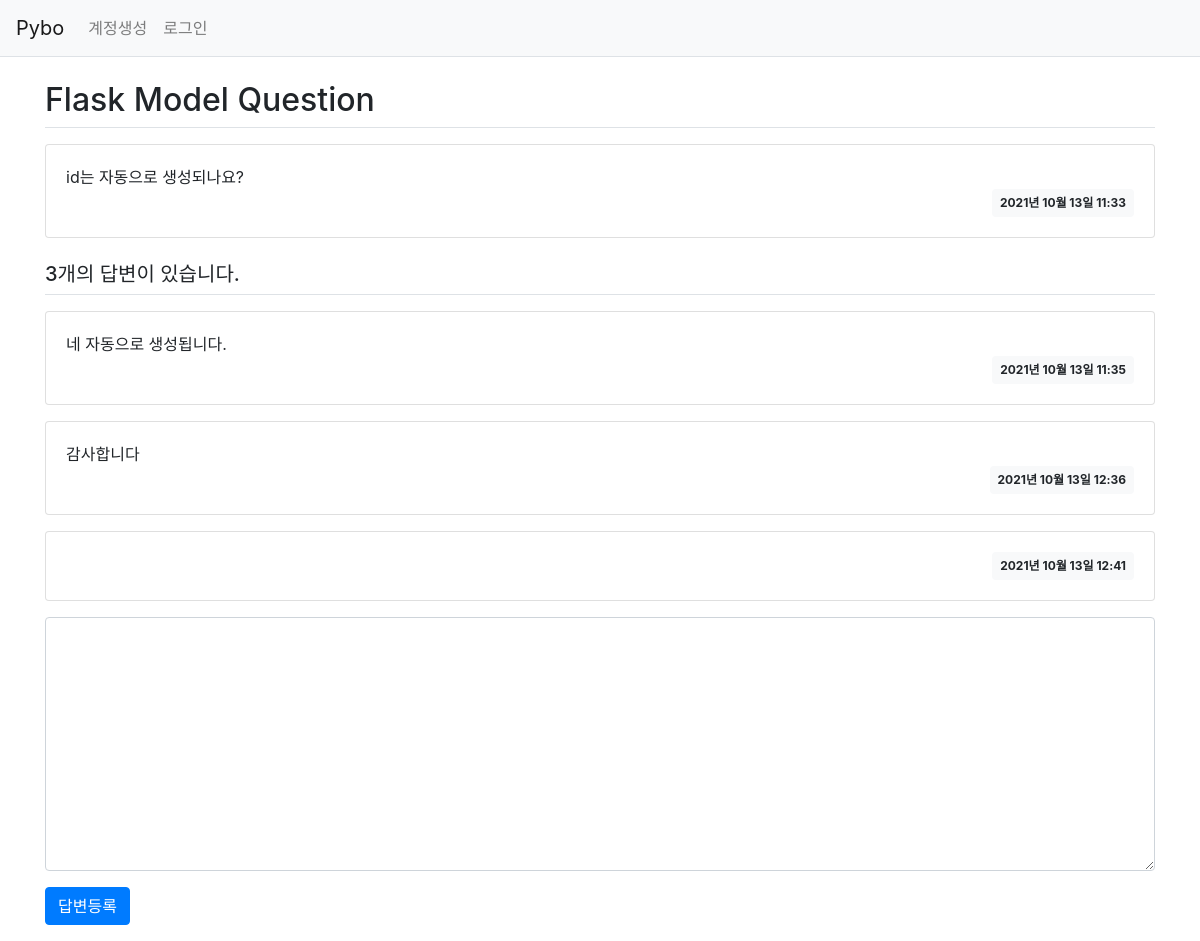
Screenshot of /question/detail/2/ with the database file from the repository.
### pybo/models.py (models this page shows)
class Question(db.Model):
    id = db.Column(db.Integer, primary_key=True)
    subject = db.Column(db.String(200), nullable=False)
    content = db.Column(db.Text(), nullable=False)
    create_date = db.Column(db.DateTime(), nullable=False)

class Answer(db.Model):
    id = db.Column(db.Integer, primary_key=True)
    question_id = db.Column(db.Integer, db.ForeignKey('question.id', ondelete='CASCADE'))
    question = db.relationship('Question', backref=db.backref('answer_set'))
    content = db.Column(db.Text(), nullable=False)
    create_date = db.Column(db.DateTime(), nullable=False)

### pybo/views/question_views.py (the view)
@bp.route('/detail/<int:question_id>/')
def detail(question_id):
    form = AnswerForm()
    question = Question.query.get_or_404(question_id)
    return render_template('question/question_detail.html', question=question, form=form)

### pybo/forms.py
class AnswerForm(FlaskForm):
    content = TextAreaField('내용', validators=[DataRequired('내용은 필수입력 항목입니다.')])

### pybo/filter.py (called while the page is built)
def format_datetime(value, fmt='%Y년 %m월 %d일 %H:%M'):
    return value.strftime(fmt)

### pybo/templates/question/question_detail.html (shortened to what this page needs)
{% extends 'base.html' %}
{% block content %}
<div class="container my-3">
    <h2 class="border-bottom py-2">{{ question.subject }}</h2>
    <div class="card my-3">
        <div class="card-body">
            <div class="card-text" style="white-space: pre-line;">{{ question.content }}</div>
            <div class="d-flex justify-content-end">
                <div class="badge badge-light p-2">
                    {{ question.create_date|datetime }}
                </div>
            </div>
        </div>
    </div>
    <h5 class="border-bottom my-3 py-2">{{ question.answer_set|length }}개의 답변이 있습니다.</h5>
    {% for answer in question.answer_set %}
    <div class="card my-3">
        <div class="card-body">
            <div class="card-text" style="white-space: pre-line;">{{ answer.content }}</div>
            <div class="d-flex justify-content-end">
                <div class="badge badge-light p-2">
                    {{ answer.create_date|datetime }}
                </div>
            </div>
        </div>
    </div>
    {% endfor %}
    <form action="{{ url_for('answer.create', question_id=question.id) }}" method="post" class="my-3">
        <div class="form-group">
            <textarea name="content" id="content" class="form-control" rows="10"></textarea>
        </div>
        <input type="submit" value="답변등록" class="btn btn-primary">
    </form>
</div>
{% endblock %}

### pybo/templates/base.html (shortened to what this page needs)
<!doctype html>
<html lang="ko">
<head>
    <link rel="stylesheet" href="{{ url_for('static', filename='bootstrap.min.css') }}">
    <link rel="stylesheet" href="{{ url_for('static', filename='style.css') }}">
</head>
<body>
{% include "navbar.html" %}
{% block content %}
{% endblock %}
</body>
</html>

### pybo/templates/navbar.html (shortened to what this page needs)
<nav class="navbar navbar-expand-lg navbar-light bg-light border-bottom">
    <a class="navbar-brand" href="{{ url_for('main.index') }}">Pybo</a>
    <div class="collapse navbar-collapse flex-grow-0" id="navbarNav">
        <ul class="navbar-nav">
            <li class="nav-item ">
                <a class="nav-link" href="#">계정생성</a>
            </li>
            <li class="nav-item ">
                <a class="nav-link" href="#">로그인</a>
            </li>
        </ul>
    </div>
</nav>

### rows the page displays
Question: subject "Flask Model Question", content "id는 자동으로 생성되나요?", create_date "2021년 10월 13일 11:33"
Answer: content "네 자동으로 생성됩니다.", create_date "2021년 10월 13일 11:35"
Answer: content "감사합니다", create_date "2021년 10월 13일 12:36"
Answer: create_date "2021년 10월 13일 12:41"

### other values shown
{{ question.answer_set|length }} "3"
